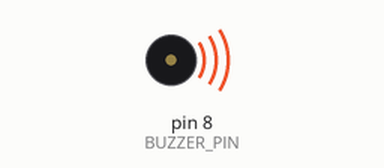
A sketch run on a simulated Arduino Uno, built with avr-gcc and run on an emulated ATmega328P. Shown: buzzer (waves = sounding, pin HIGH).

Above: at 0.2 s.
Timing chart, 0 to 3.0 s (numbered marks = the images above):
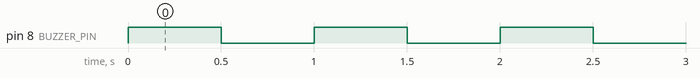

Measured:
- by itself, pin 8 (BUZZER_PIN): alternates HIGH for 0.50 s and LOW for 0.50 s

The sketch:

buzzer_ativo.ino
```cpp
// (licence header left out)
// define o pino onde será conectado o buzzer
#define BUZZER_PIN 8

void setup() {
  pinMode(BUZZER_PIN, OUTPUT); // inicializa o pino do buzzer como output/saída
}

void loop() {
  digitalWrite(BUZZER_PIN, HIGH); // toca som
  delay(500); // aguarda meio segundo
  digitalWrite(BUZZER_PIN, LOW); // para o som
  delay(500); // aguarda meio segundo
}
```
